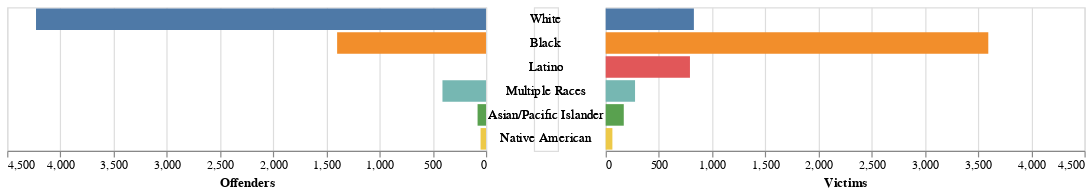

The notebook cell this image was saved under:
### Code cell
race_url = "https://raw.githubusercontent.com/torchontf/SI649GroupProject/master/Aggregrated_clean.csv"
race_df = pd.read_csv(race_url, encoding = "utf-8")
# print(race_df.sample(10))
# print(type(race_df))
yr_min = race_df["Year"].min()
yr_max = race_df["Year"].max()

#Slider initialization
slider = alt.binding_range(min = yr_min,
                            max = yr_max,
                            step = 1,
                            name = "Year")

#Year selection for slider
yr_selection = alt.selection_single(bind = slider,
                                    fields = ["Year"],
                                    init = {"Year":yr_min})
#Color scale
colorScale = alt.Scale(domain=['White', 'Black', 'Latino', 'Multiple Races', 'Asian/Pacific Islander', 'Native American', 'Arab'],
                       range=['#4E79A7', '#F28E2B', '#E15759', '#76B7B2', '#59A14F', '#EDC948', '#B07AA1'])

#Base chart
main = alt.Chart(race_df).add_selection(yr_selection).transform_filter(yr_selection)

#Offender chart
offenders = main.transform_filter(alt.datum.Category == "Offender").encode(
    alt.Y("Race:N", 
          axis = None, 
          sort = ['White', 'Black', 'Latino', 'Multiple Races', 'Asian/Pacific Islander', 'Native American', 'Arab']),
    alt.X("Number:Q", 
          title = "Offenders", 
          scale=alt.Scale(domain=[0, 4500]),
          sort = "descending"
          ),
    alt.Color("Race:N", 
              scale = colorScale, 
              legend = None),
     tooltip=[alt.Tooltip('Race:N', title='Race'), #Tooltip specifications
             alt.Tooltip('Category:O', title='Category'),
             alt.Tooltip('Number:Q', title='Number')]             
).mark_bar()

#Race labels
axis_labels = main.encode(
    alt.Y("Race:N", 
          axis = None,
          sort=['White', 'Black', 'Latino', 'Multiple Races', 'Asian/Pacific Islander', 'Native American', 'Arab']),
    alt.Text("Race:N")
).mark_text() #remove box around labels

#Victim chart
victims = main.transform_filter(alt.datum.Category == "Victim").encode(
    alt.Y("Race:O", 
          axis = None,
          sort = ['White', 'Black', 'Latino', 'Multiple Races', 'Asian/Pacific Islander', 'Native American', 'Arab']
          ),
    alt.X("Number:Q", 
          title = "Victims", 
          scale=alt.Scale(domain=[0, 4500]),
          sort = "ascending"
          ),
    alt.Color("Race:N", 
              legend = None),
     tooltip=[alt.Tooltip('Race:N', title='Race'), #Tooltip specifications
             alt.Tooltip('Category:O', title='Category'),
             alt.Tooltip('Number:Q', title='Number')]
).mark_bar()

#Full chart
pyramid = alt.concat(offenders,axis_labels, victims, spacing=0)
pyramid

# https://altair-viz.github.io/gallery/us_population_pyramid_over_time.html

#pyramid.save("pyramid.html")

### Figure 1 — Vega-Lite specification as saved in the notebook (floating-point values rounded to 4 significant figures; data arrays with more than 128 entries replaced by an {"elided": "..."} marker saying what was removed)
{"config": {"view": {"continuousWidth": 400, "continuousHeight": 300}}, "concat": [{"mark": "bar", "encoding": {"color": {"type": "nominal", "field": "Race", "legend": null, "scale": {"domain": ["White", "Black", "Latino", "Multiple Races", "Asian/Pacific Islander", "Native American", "Arab"], "range": ["#4E79A7", "#F28E2B", "#E15759", "#76B7B2", "#59A14F", "#EDC948", "#B07AA1"]}}, "tooltip": [{"type": "nominal", "field": "Race", "title": "Race"}, {"type": "ordinal", "field": "Category", "title": "Category"}, {"type": "quantitative", "field": "Number", "title": "Number"}], "x": {"type": "quantitative", "field": "Number", "scale": {"domain": [0, 4500]}, "sort": "descending", "title": "Offenders"}, "y": {"type": "nominal", "axis": null, "field": "Race", "sort": ["White", "Black", "Latino", "Multiple Races", "Asian/Pacific Islander", "Native American", "Arab"]}}, "selection": {"selector003": {"type": "single", "bind": {"input": "range", "max": 2018, "min": 2008, "name": "Year", "step": 1}, "fields": ["Year"], "init": {"Year": 2008}}}, "transform": [{"filter": {"selection": "selector003"}}, {"filter": "(datum.Category === 'Offender')"}]}, {"mark": "text", "encoding": {"text": {"type": "nominal", "field": "Race"}, "y": {"type": "nominal", "axis": null, "field": "Race", "sort": ["White", "Black", "Latino", "Multiple Races", "Asian/Pacific Islander", "Native American", "Arab"]}}, "selection": {"selector003": {"type": "single", "bind": {"input": "range", "max": 2018, "min": 2008, "name": "Year", "step": 1}, "fields": ["Year"], "init": {"Year": 2008}}}, "transform": [{"filter": {"selection": "selector003"}}]}, {"mark": "bar", "encoding": {"color": {"type": "nominal", "field": "Race", "legend": null}, "tooltip": [{"type": "nominal", "field": "Race", "title": "Race"}, {"type": "ordinal", "field": "Category", "title": "Category"}, {"type": "quantitative", "field": "Number", "title": "Number"}], "x": {"type": "quantitative", "field": "Number", "scale": {"domain": [0, 4500]}, "sort": "ascending", "title": "Victims"}, "y": {"type": "ordinal", "axis": null, "field": "Race", "sort": ["White", "Black", "Latino", "Multiple Races", "Asian/Pacific Islander", "Native American", "Arab"]}}, "selection": {"selector003": {"type": "single", "bind": {"input": "range", "max": 2018, "min": 2008, "name": "Year", "step": 1}, "fields": ["Year"], "init": {"Year": 2008}}}, "transform": [{"filter": {"selection": "selector003"}}, {"filter": "(datum.Category === 'Victim')"}]}], "data": {"name": "data-746a74211cf45811be0e355bf14141c0"}, "spacing": 0, "$schema": "https://vega.github.io/schema/vega-lite/v4.0.0.json", "datasets": {"data-746a74211cf45811be0e355bf14141c0": {"elided": "140 records"}}}
